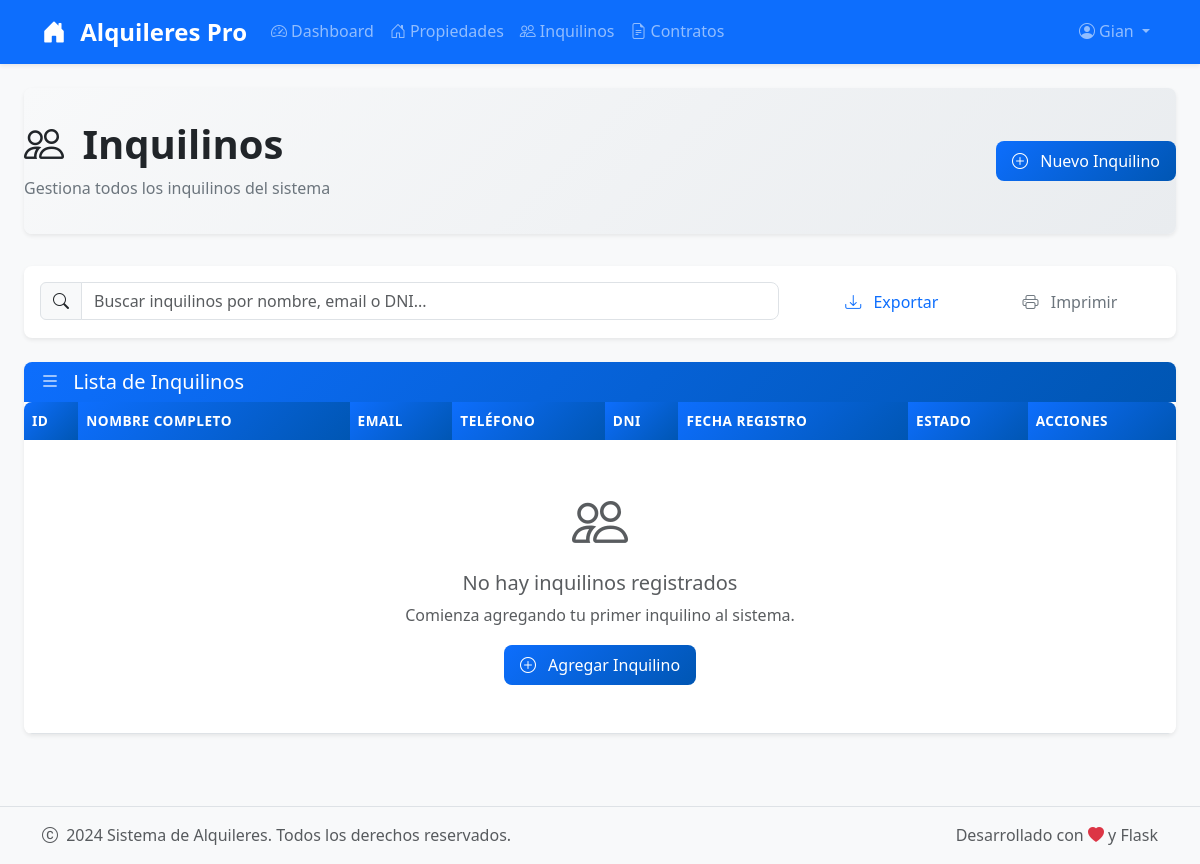
Page /inquilinos (signed in) on the earlier database version.
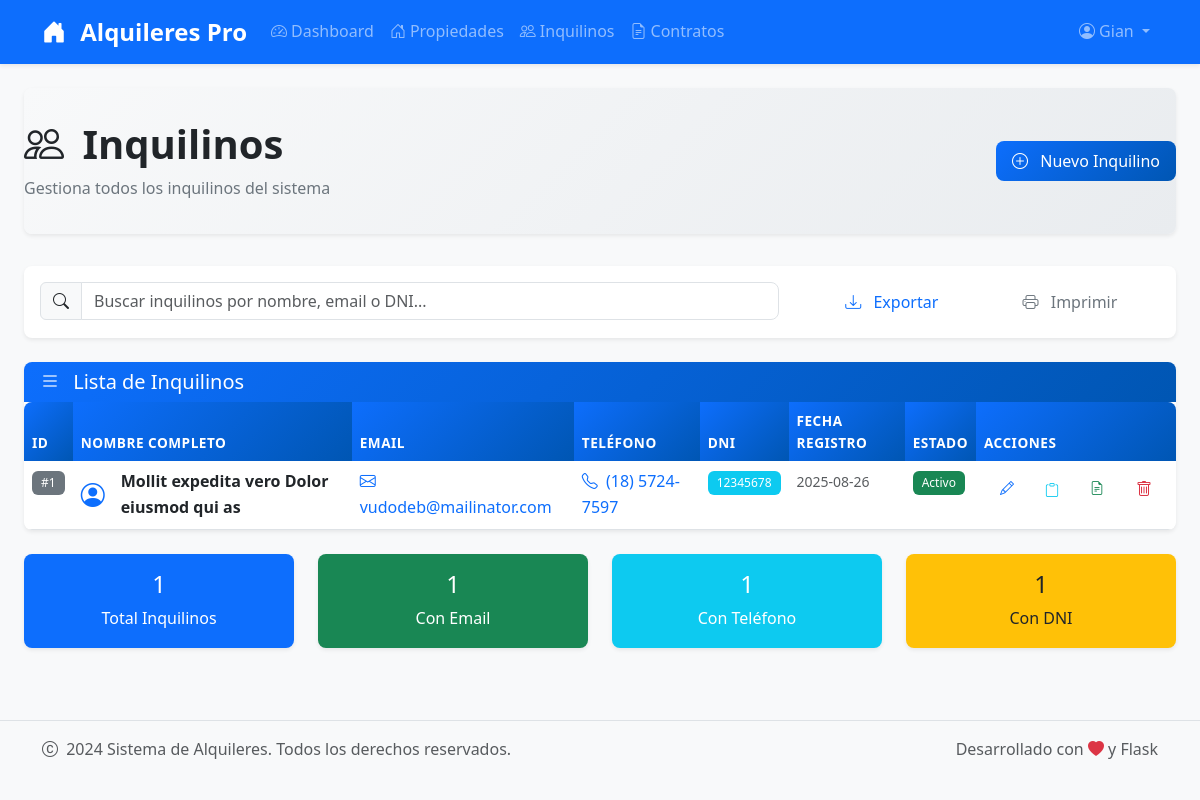
Same page on the later database version.
### tables this page shows
CREATE TABLE inquilinos (
            id INTEGER PRIMARY KEY AUTOINCREMENT,
            nombre TEXT NOT NULL,
            apellido TEXT NOT NULL,
            email TEXT UNIQUE,
            telefono TEXT,
            dni TEXT UNIQUE,
            fecha_creacion TIMESTAMP DEFAULT CURRENT_TIMESTAMP
        , user_id INTEGER NOT NULL DEFAULT 1);

### app.py (the view)
@app.route('/inquilinos')
@login_required
def inquilinos():
    conn = get_db_connection()
    inquilinos = conn.execute('SELECT * FROM inquilinos WHERE user_id = ? ORDER BY fecha_creacion DESC', (session['user_id'],)).fetchall()
    conn.close()
    return render_template('inquilinos.html', inquilinos=inquilinos)

### app.py (called while the page is built)
def get_db_connection():
    conn = sqlite3.connect(DATABASE)
    conn.row_factory = sqlite3.Row
    return conn

def login_required(f):
    @wraps(f)
    def decorated_function(*args, **kwargs):
        if 'user_id' not in session:
            flash('Debes iniciar sesión para acceder a esta página.', 'warning')
            return redirect(url_for('login'))
        return f(*args, **kwargs)
    return decorated_function

### templates/inquilinos.html (shortened to what the changed rows need)
{% extends "base.html" %}
{% block content %}
<div class="container-fluid">
    <div class="page-header">
        <div class="row align-items-center">
            <div class="col">
                <h1 class="page-title">
                    <i class="bi bi-people me-2"></i>
                    Inquilinos
                </h1>
            </div>
        </div>
    </div>
    <div class="card">
        <div class="card-body p-0">
            <div class="table-responsive">
                <table class="table table-hover mb-0">
                    <thead>
                        <tr>
                            <th>ID</th>
                            <th>Nombre Completo</th>
                            <th>Email</th>
                            <th>Teléfono</th>
                            <th>DNI</th>
                            <th>Fecha Registro</th>
                            <th>Estado</th>
                            <th>Acciones</th>
                        </tr>
                    </thead>
                    <tbody>
                        {% if inquilinos %}
                            {% for inquilino in inquilinos %}
                            <tr>
                                <td>
                                    <span class="badge bg-secondary">#{{ inquilino.id }}</span>
                                </td>
                                <td>
                                    <div class="d-flex align-items-center">
                                        <div class="avatar me-3">
                                            <i class="bi bi-person-circle fs-4 text-primary"></i>
                                        </div>
                                        <div>
                                            <strong>{{ inquilino.nombre }} {{ inquilino.apellido }}</strong>
                                        </div>
                                    </div>
                                </td>
                                <td>
                                    {% if inquilino.email %}
                                        <a href="mailto:{{ inquilino.email }}" class="text-decoration-none">
                                            <i class="bi bi-envelope me-1"></i>
                                            {{ inquilino.email }}
                                        </a>
                                    {% else %}
                                        <span class="text-muted">No especificado</span>
                                    {% endif %}
                                </td>
                                <td>
                                    {% if inquilino.telefono %}
                                        <a href="tel:{{ inquilino.telefono }}" class="text-decoration-none">
                                            <i class="bi bi-telephone me-1"></i>
                                            {{ inquilino.telefono }}
                                        </a>
                                    {% else %}
                                        <span class="text-muted">No especificado</span>
                                    {% endif %}
                                </td>
                                <td>
                                    <span class="badge bg-info">{{ inquilino.dni }}</span>
                                </td>
                                <td>
                                    <small class="text-muted">
                                        {{ inquilino.fecha_creacion.split(' ')[0] if inquilino.fecha_creacion else 'N/A' }}
                                    </small>
                                </td>
                                <td>
                                    <span class="badge bg-success status-badge">Activo</span>
                                </td>
                                <td>
                                    <div class="btn-group btn-group-sm">
                                        <a href="{{ url_for('editar_inquilino', id=inquilino.id) }}"
                                           class="btn btn-outline-primary"
                                           data-bs-toggle="tooltip" title="Editar">
                                            <i class="bi bi-pencil"></i>
                                        </a>
                                        <button class="btn btn-outline-info btn-copy"
                                                data-clipboard-text="{{ inquilino.email or inquilino.telefono }}"
                                                data-bs-toggle="tooltip" title="Copiar contacto">
                                            <i class="bi bi-clipboard"></i>
                                        </button>
                                        <a href="#" class="btn btn-outline-success"
                                           data-bs-toggle="tooltip" title="Ver contratos">
                                            <i class="bi bi-file-earmark-text"></i>
                                        </a>
                                        <form method="POST" action="{{ url_for('eliminar_inquilino', id=inquilino.id) }}"
                                              class="d-inline">
                                            <button type="submit" class="btn btn-outline-danger btn-delete"
                                                    data-bs-toggle="tooltip" title="Eliminar">
                                                <i class="bi bi-trash"></i>
                                            </button>
                                        </form>
                                    </div>
                                </td>
                            </tr>
                            {% endfor %}
                        {% else %}
                            <tr>
                                <td colspan="8" class="text-center py-5">
                                    <div class="text-muted">
                                        <i class="bi bi-people display-4"></i>
                                        <h5 class="mt-3">No hay inquilinos registrados</h5>
                                        <p>Comienza agregando tu primer inquilino al sistema.</p>
                                        <a href="{{ url_for('nuevo_inquilino') }}" class="btn btn-primary">
                                            <i class="bi bi-plus-circle me-2"></i>
                                            Agregar Inquilino
                                        </a>
                                    </div>
                                </td>
                            </tr>
                        {% endif %}
                    </tbody>
                </table>
            </div>
        </div>
    </div>
    {% if inquilinos %}
    <div class="row mt-4">
        <div class="col-md-3">
            <div class="card bg-primary text-white">
                <div class="card-body text-center">
                    <h4>{{ inquilinos|length }}</h4>
                    <p class="mb-0">Total Inquilinos</p>
                </div>
            </div>
        </div>
        <div class="col-md-3">
            <div class="card bg-success text-white">
                <div class="card-body text-center">
                    <h4>{{ inquilinos|selectattr('email')|list|length }}</h4>
                    <p class="mb-0">Con Email</p>
                </div>
            </div>
        </div>
        <div class="col-md-3">
            <div class="card bg-info text-white">
                <div class="card-body text-center">
                    <h4>{{ inquilinos|selectattr('telefono')|list|length }}</h4>
                    <p class="mb-0">Con Teléfono</p>
                </div>
            </div>
        </div>
        <div class="col-md-3">
            <div class="card bg-warning text-dark">
                <div class="card-body text-center">
                    <h4>{{ inquilinos|selectattr('dni')|list|length }}</h4>
                    <p class="mb-0">Con DNI</p>
                </div>
            </div>
        </div>
    </div>
    {% endif %}
</div>
{% endblock %}

Differences in the rows shown:
added inquilinos: id "1", nombre "Mollit expedita vero", apellido "Dolor eiusmod qui as", email "vudodeb@mailinator.com", telefono "(18) 5724-7597", dni "12345678", fecha_creacion "2025-08-26"
Other differences:
{{ inquilinos|length }}: (not shown) → "1"
{{ inquilinos|selectattr('email')|list|length }}: (not shown) → "1"
{{ inquilinos|selectattr('telefono')|list|length }}: (not shown) → "1"
{{ inquilinos|selectattr('dni')|list|length }}: (not shown) → "1"
text no longer shown: "No hay inquilinos registrados Comienza agregando tu primer inquilino al sistema. Agregar Inquilino"
text now shown: "Total Inquilinos Con Email Con Teléfono Con DNI"
